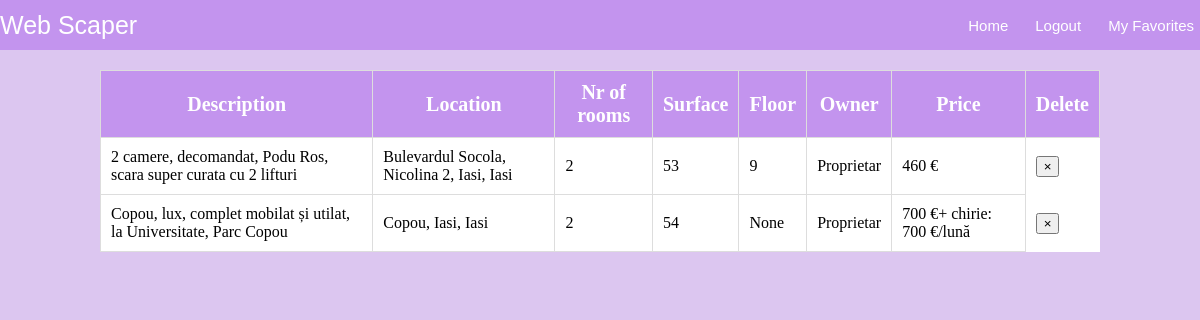
/favorites (signed in), run on the app's committed database.
### website/models.py (models this page shows)
class UserFavorite(db.Model):
    id = db.Column(db.Integer, primary_key=True)
    user_id = db.Column(db.Integer, db.ForeignKey('user.id'), nullable=False)
    announcement_id = db.Column(db.Integer, db.ForeignKey('announcement.id'), nullable=False)
    announcement = db.relationship('Announcement', backref=db.backref('favorited_by', lazy=True))

class Announcement(db.Model):
    id = db.Column(db.Integer, primary_key=True)
    description = db.Column(db.String(500))
    location = db.Column(db.String(500))
    nb_rooms = db.Column(db.Integer)
    surface = db.Column(db.Integer)
    floor = db.Column(db.Integer)
    owner = db.Column(db.String(500))
    price = db.Column(db.String(500))
    link = db.Column(db.String(500))

### website/views.py (the view)
@views.route('/favorites')
@login_required
def favorites():
    return render_template('favorites.html', user=current_user)

### website/__init__.py (called while the page is built)
def create_app():
    app = Flask(__name__)
    app.config['SECRET_KEY'] = 'qwyeriuqwe rqwer'
    app.config['SQLALCHEMY_DATABASE_URI'] = f'sqlite:///{DB_NAME}'
    db.init_app(app)
    from .views import views
    from .auth import auth
    app.register_blueprint(views, url_prefix='/')
    app.register_blueprint(auth, url_prefix='/')
    from .models import Announcement
    from .models import User
    from .models import UserFavorite
    create_database(app)
    login_manager = LoginManager()
    login_manager.login_view = 'auth.login'
    login_manager.init_app(app)
    @login_manager.user_loader
    def load_user(id):
        return User.query.get(int(id))
    return app

### website/templates/favorites.html (shortened to what this page needs)
{% extends "base.html" %}
{% block content %}
<main>
<table>
    <tr>
        <th>Description</th>
        <th>Location</th>
        <th>Nr of rooms</th>
        <th>Surface</th>
        <th>Floor</th>
        <th>Owner</th>
        <th>Price</th>
        <th>Delete</th>
    </tr>
    {% for fav in user.favorites %}
        <tr>
            <td>{{ fav.announcement.description }}</td>
            <td>{{ fav.announcement.location }}</td>
            <td>{{ fav.announcement.nb_rooms }}</td>
            <td>{{ fav.announcement.surface }}</td>
            <td>{{ fav.announcement.floor }}</td>
            <td>{{ fav.announcement.owner }}</td>
            <td>{{ fav.announcement.price }}</td>
            <td class="close-btn"><button type="button" onClick="deleteFavorite({{ fav.id }})">&times;</button></td>
        </tr>
    {% endfor %}
</table>
</main>
{% endblock %}

### website/static/style.css (style rules this page uses)
body { margin-top:0px; margin-left: 0px; margin-right: 0px; background-color: rgb(220, 198, 240); padding-top: 50px; }
.close-btn { margin-left: 20px; background-color: transparent; border: none; }

### website/static/general.css (style rules this page uses)
main { padding-left: 100px; padding-right: 100px; }

### website/static/table.css (style rules this page uses)
table { width: 100%; border-collapse: collapse; margin-top: 20px; }
table tr:first-of-type { position: sticky; top: 0; background-color: rgb(195, 148, 238); color: white; font-familiy: Arial; font-size: 20px; }
th, td { padding: 10px; border: 1px solid #ddd; flex: 1; }
.close-btn { align-self: center; }
tr:not(:first-child) { background-color: white; }

### data on the page
UserFavorite: announcement.description "2 camere, decomandat, Podu Ros, scara super curata cu 2 lifturi", announcement.location "Bulevardul Socola, Nicolina 2, Iasi, Iasi", announcement.nb_rooms "2", announcement.surface "53", announcement.floor "9", announcement.owner "Proprietar", announcement.price "460 €"
UserFavorite: announcement.description "Copou, lux, complet mobilat și utilat, la Universitate, Parc Copou", announcement.location "Copou, Iasi, Iasi", announcement.nb_rooms "2", announcement.surface "54", announcement.floor "None", announcement.owner "Proprietar", announcement.price "700 €+ chirie: 700 €/lună"
